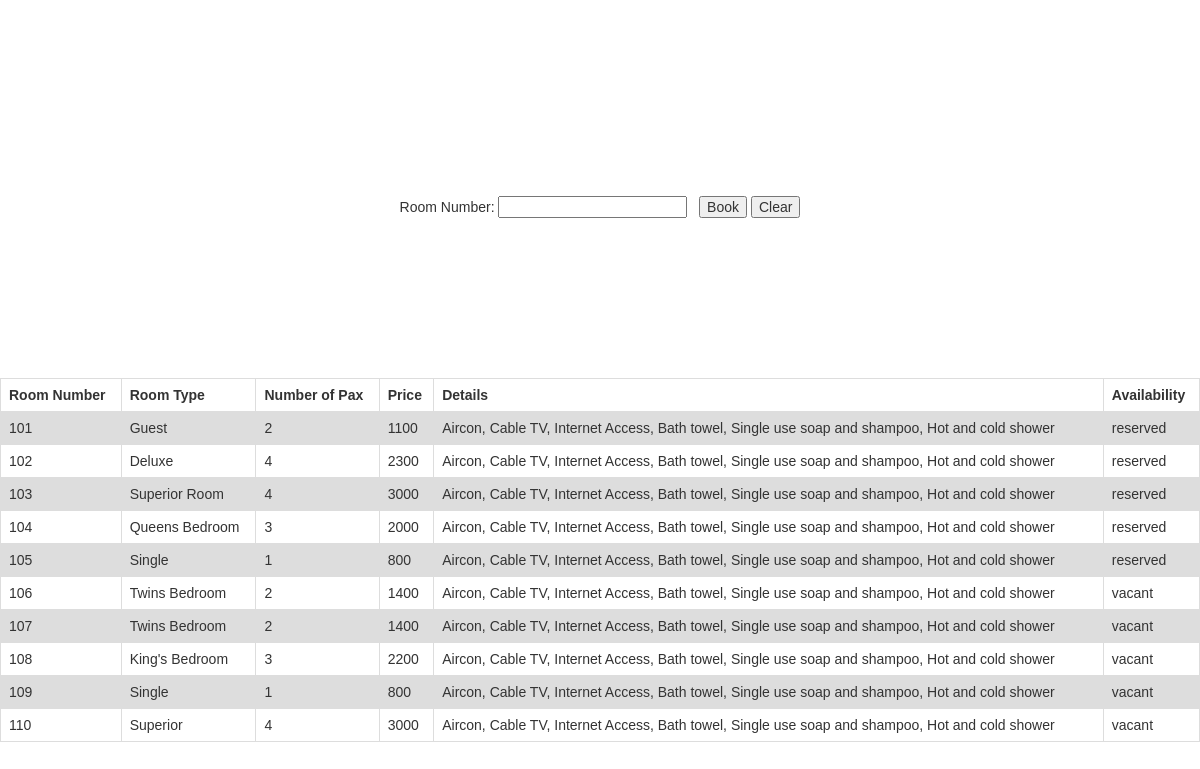
Screenshot of /gohotelsph/bookingselectroom.php (signed in) with the database file from the repository.
### tables this page shows
CREATE TABLE IF NOT EXISTS `room` (
  `idRoom` int(11) NOT NULL AUTO_INCREMENT,
  `roomNo` int(11) DEFAULT NULL,
  `roomType` varchar(45) DEFAULT NULL,
  `no_of_pax` int(11) DEFAULT NULL,
  `price` double DEFAULT NULL,
  `details` varchar(200) DEFAULT NULL,
  `availability` varchar(45) DEFAULT NULL,
  `idBranch` int(11) DEFAULT NULL,
  PRIMARY KEY (`idRoom`),
  KEY `idBranch` (`idBranch`)
);

### gohotelsph/bookingselectroom.php (the view, shortened to what this page needs)
<?php
	require 'config.php';
$vacancy_err = "";
?>
<!DOCTYPE html>
<html lang="en">
<head>
    <link rel="stylesheet" href="https://maxcdn.bootstrapcdn.com/bootstrap/3.3.7/css/bootstrap.css">
    <link rel="stylesheet" href="style.css" />
</head>
<body>
<br><br><br><br><br><br><br><br><br><br><br>
<h1><?php print_r($vacancy_err); ?></h1>
<form action="" method ="POST" id="roomForm">
	Room Number: <input type="text" name="rnum" id="rnum" readonly> &nbsp
		<input type="submit" name="submit" value = "Book">
		<input type="reset" name="clear" value="Clear">
		<br>
	</form>
<table id='tbl1';>
  <tr>
		<th>Room Number</th>
    <th>Room Type</th>
    <th>Number of Pax</th>
    <th>Price</th>
    <th>Details</th>
    <th>Availability</th>
  </tr>
<?php
$sql = "SELECT * FROM room";
if($result = mysqli_query($link, $sql)){
    if(mysqli_num_rows($result) > 0){
        while($row = mysqli_fetch_array($result)){
            echo "<br>";
            echo "<tr id='rowid'>";
						echo "<td>" . $row['roomNo'] . "</td>";
            echo "<td>" . $row['roomType'] . "</td>";
            echo "<td>" . $row['no_of_pax'] . "</td>";
            echo "<td>" . $row['price'] . "</td>";
            echo "<td>" . $row['details'] . "</td>";
            echo "<td>" . $row['availability'] . "</td>";
            echo "</tr>";
        }
    } else{
        echo "No records matching your query were found.";
    }
} else{
    echo "ERROR: Could not able to execute $sql. " . mysqli_error($link);
}
  ?>
</table>
</body>
</html>

### gohotelsph/style.css (style rules this page uses)
body { margin: 0px; padding: 0px; }
table { font-family: arial, sans-serif; border-collapse: collapse; width: 100%; }
td, th { border: 1px solid #dddddd; text-align: left; padding: 8px; }
tr:nth-child(even) { background-color: #dddddd; }

### gohotelsph/bookingselectroom.php (style rules this page uses)
body { font: 14px sans-serif; text-align: center; }
table { font-family: arial, sans-serif; border-collapse: collapse; width: 100%; }
td, th { border: 1px solid #dddddd; text-align: left; padding: 8px; }
tr:nth-child(even) { background-color: #dddddd; }

### rows the page displays
room: roomNo "101", roomType "Guest", no_of_pax "2", price "1100", details "Aircon, Cable TV, Internet Access, Bath towel, Single use soap and shampoo, Hot and cold shower", availability "reserved"
room: roomNo "102", roomType "Deluxe", no_of_pax "4", price "2300", details "Aircon, Cable TV, Internet Access, Bath towel, Single use soap and shampoo, Hot and cold shower", availability "reserved"
room: roomNo "103", roomType "Superior Room", no_of_pax "4", price "3000", details "Aircon, Cable TV, Internet Access, Bath towel, Single use soap and shampoo, Hot and cold shower", availability "reserved"
room: roomNo "104", roomType "Queens Bedroom", no_of_pax "3", price "2000", details "Aircon, Cable TV, Internet Access, Bath towel, Single use soap and shampoo, Hot and cold shower", availability "reserved"
room: roomNo "105", roomType "Single", no_of_pax "1", price "800", details "Aircon, Cable TV, Internet Access, Bath towel, Single use soap and shampoo, Hot and cold shower", availability "reserved"
room: roomNo "106", roomType "Twins Bedroom", no_of_pax "2", price "1400", details "Aircon, Cable TV, Internet Access, Bath towel, Single use soap and shampoo, Hot and cold shower", availability "vacant"
room: roomNo "107", roomType "Twins Bedroom", no_of_pax "2", price "1400", details "Aircon, Cable TV, Internet Access, Bath towel, Single use soap and shampoo, Hot and cold shower", availability "vacant"
room: roomNo "108", roomType "King's Bedroom", no_of_pax "3", price "2200", details "Aircon, Cable TV, Internet Access, Bath towel, Single use soap and shampoo, Hot and cold shower", availability "vacant"
room: roomNo "109", roomType "Single", no_of_pax "1", price "800", details "Aircon, Cable TV, Internet Access, Bath towel, Single use soap and shampoo, Hot and cold shower", availability "vacant"
room: roomNo "110", roomType "Superior", no_of_pax "4", price "3000", details "Aircon, Cable TV, Internet Access, Bath towel, Single use soap and shampoo, Hot and cold shower", availability "vacant"
